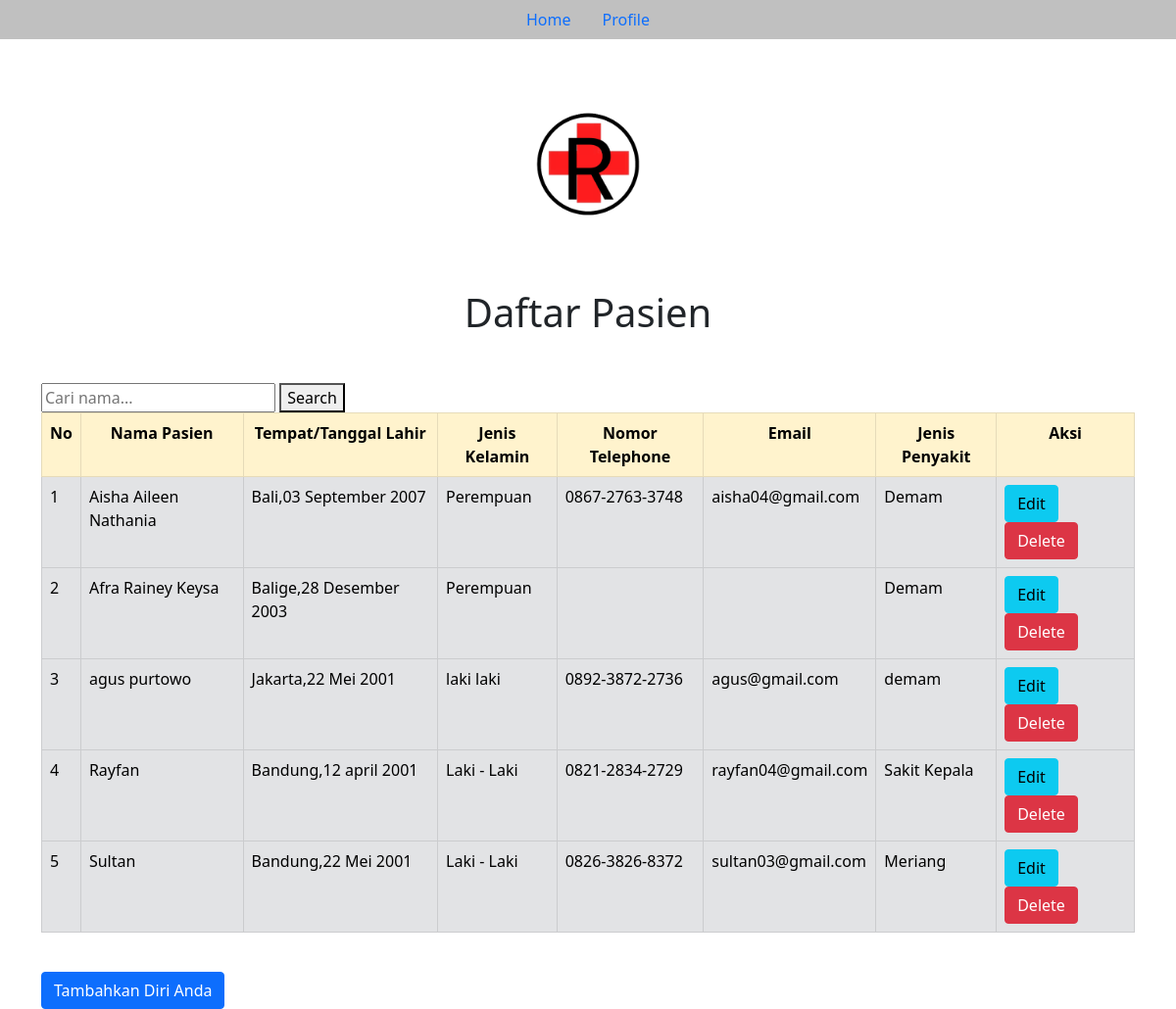
The page / on the database its author committed.
### tables this page shows
CREATE TABLE `datapasien` (
  `id` int(11) NOT NULL,
  `Nama_Pasien` varchar(50) NOT NULL,
  `Tempat_dan_Tanggal_Lahir` varchar(50) NOT NULL,
  `Jenis_Kelamin` varchar(20) NOT NULL,
  `Nomor_Telepon` varchar(50) NOT NULL,
  `Email` varchar(50) NOT NULL,
  `Jenis_Penyakit` varchar(20) NOT NULL
);

### functions.php (called while the page is built, shortened)
<?php
    $connect = mysqli_connect("localhost", "root", "", "pendaftaran");
    function query($query){
    global $connect;
    $result = mysqli_query($connect, $query);
    $rows = [];
    while( $row = mysqli_fetch_assoc($result) ){
        $rows[] = $row;
    }
    return $rows;
}
?>

### index.php (the view, shortened to what this page needs)
<?php
require 'functions.php';
$pasien = query("SELECT * FROM datapasien");
?>
<!DOCTYPE html>
<html lang="en">
<head>
    <link href="https://cdn.jsdelivr.net/npm/bootstrap@5.1.3/dist/css/bootstrap.min.css" rel="stylesheet">
</head>
</head>
<body>
            <ul class="nav justify-content-center" style="position: sticky; position: -webkit-stciky; top: 0;  z-index: 1; background-color: #C0C0C0;">
          <li class="nav-item">
            <li class="nav-item">
              <a class="nav-link" href="profile/index.php">Home</a>
            </li>
            <a class="nav-link" href="content/index.php">Profile</a>
          </li>
        </ul>
      <div class="container-md">
            <div class="text-center my-5">
              <img src="image/logo.png" alt="logo" width="200" />
            </div>
            <h1 class="text-center mb-5">Daftar Pasien</h1>
            <form action="" method="post">
                <input type="text" name="keyword" autofocus placeholder="Cari nama..." autocomplete="off">
                <button type="submit" name="cari">Search</button>
            </form>
                <table class="table table-bordered">
                    <tr style="text-align: center;" class="table-warning">
                        <th>No</th>
                        <th>Nama Pasien</th>
                        <th>Tempat/Tanggal Lahir</th>
                        <th>Jenis Kelamin</th>
                        <th>Nomor Telephone</th>
                        <th>Email</th>
                        <th>Jenis Penyakit</th>
                        <th>Aksi</th>
                    </tr>
                    <?php $i = 1;?>
                <?php foreach($pasien as $row) : ?>
                    <tr class="table-secondary">
                        <td><?= $i; ?></td>
                        <td><?= $row["Nama_Pasien"]; ?></td>
                        <td><?= $row["Tempat_dan_Tanggal_Lahir"]; ?></td>
                        <td><?= $row["Jenis_Kelamin"]; ?></td>
                        <td><?= $row["Nomor_Telepon"]; ?></td>
                        <td><?= $row["Email"]; ?></td>
                        <td><?= $row["Jenis_Penyakit"]; ?></td>
                        <td>
                            <a href="ubah.php?id=<?= $row["id"];?>"><button type="button" class="btn btn-info">Edit</button></a>
                            <a href="hapus.php?id=<?= $row["id"]; ?>" onclick="return confirm('Anda Yakin ?');"><button type="button" class="btn btn-danger">Delete</button></a>
                        </td>
                    </tr>
                    <?php $i++; ?>
                    <?php endforeach; ?>
                </table>
                <br>
                    <a href="tambah.php" class="btn btn-primary ms-auto"> Tambahkan Diri Anda</a>
    </div>
</body>
</html>

### rows shown on the page
datapasien: Nama_Pasien "Aisha Aileen Nathania", Tempat_dan_Tanggal_Lahir "Bali,03 September 2007", Jenis_Kelamin "Perempuan", Nomor_Telepon "0867-2763-3748", Email "aisha04@gmail.com", Jenis_Penyakit "Demam"
datapasien: Nama_Pasien "Afra Rainey Keysa", Tempat_dan_Tanggal_Lahir "Balige,28 Desember 2003", Jenis_Kelamin "Perempuan", Jenis_Penyakit "Demam"
datapasien: Nama_Pasien "agus purtowo", Tempat_dan_Tanggal_Lahir "Jakarta,22 Mei 2001", Jenis_Kelamin "laki laki", Nomor_Telepon "0892-3872-2736", Email "agus@gmail.com", Jenis_Penyakit "demam"
datapasien: Nama_Pasien "Rayfan", Tempat_dan_Tanggal_Lahir "Bandung,12 april 2001", Jenis_Kelamin "Laki - Laki", Nomor_Telepon "0821-2834-2729", Email "rayfan04@gmail.com", Jenis_Penyakit "Sakit Kepala"
datapasien: Nama_Pasien "Sultan", Tempat_dan_Tanggal_Lahir "Bandung,22 Mei 2001", Jenis_Kelamin "Laki - Laki", Nomor_Telepon "0826-3826-8372", Email "sultan03@gmail.com", Jenis_Penyakit "Meriang"
